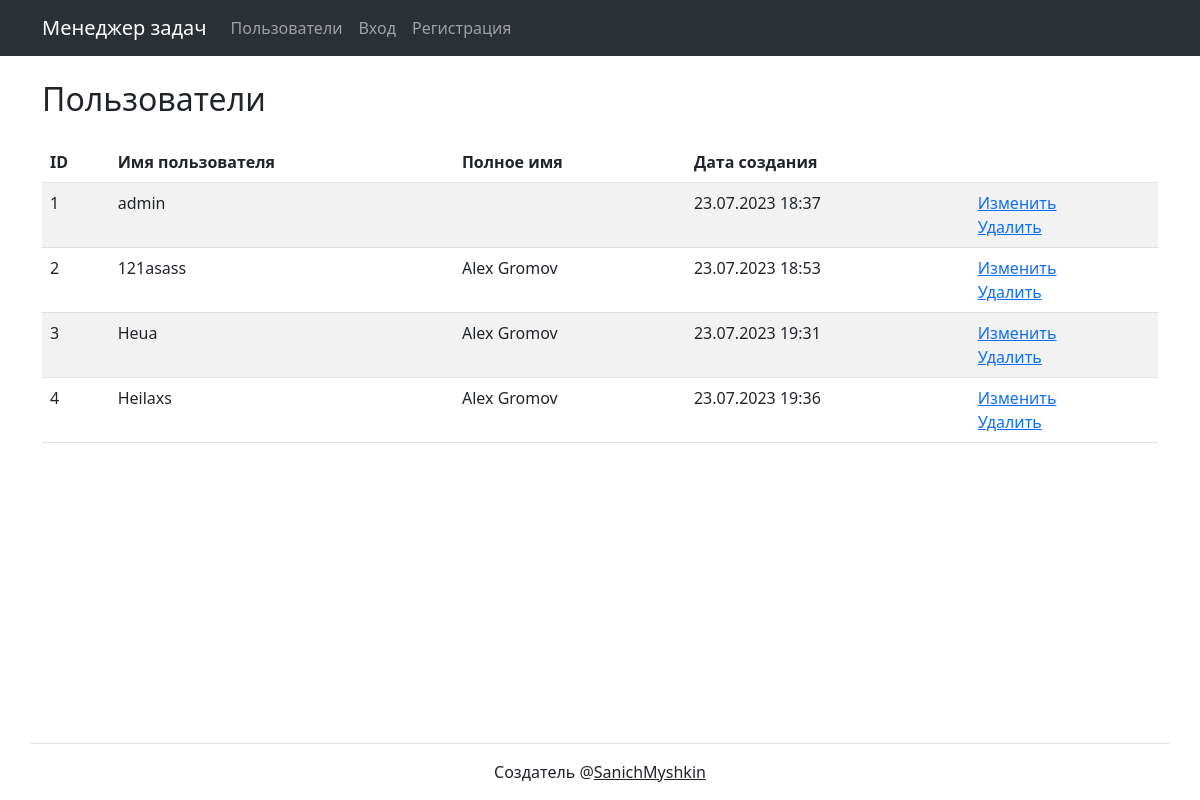
/users/, run on an earlier commit of the app's database.
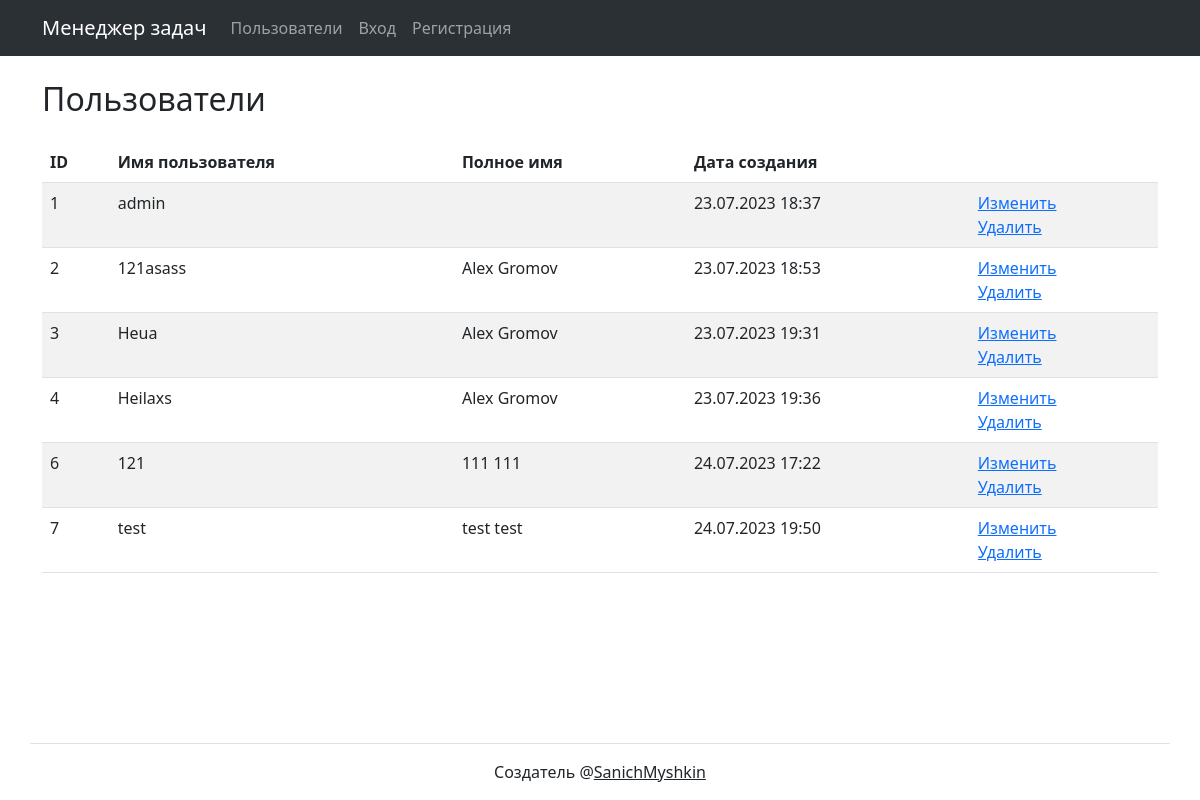
And on a later commit of the database.
### task_manager/users/models.py (models this page shows)
class User(AbstractUser):
    def __str__(self):
        return self.username

### task_manager/users/views.py (the view)
# urls.py: path('', UsersView.as_view(), name='users'),
class UsersView(ListView):
    model = User
    context_object_name = 'users'
    template_name = 'users/index.html'

### task_manager/templates/users/index.html (shortened to what this page needs)
{% extends "base.html"%}
{% load i18n %}
{% block content %}
<div class="container wrapper flex-grow-1">
    <h2 class="my-4 text-dark text-left mx-0">
        {% trans 'user list nav' %}
    </h2>
    <table class="table table-striped">
        <thead>
        <tr>
            <th>ID</th>
            <th>{% trans 'username'%}</th>
            <th>{% trans 'fullname'%}</th>
            <th>{% trans 'date of create'%}</th>
            <th></th>
        </tr>
        </thead>
        {% for user in object_list %}
        <tr>
            <td>{{user.id}}</td>
            <td>{{user.username}}</td>
            <td>{{user.first_name}} {{user.last_name}}</td>
            <td>{{user.date_joined|date:"d.m.Y H:i"}}</td>
            <td>
                <a href="{% url 'user_update' user.id %}">{% trans 'update button'%}</a>
                <br>
                <a href="{% url 'user_delete' user.id %}">{% trans 'delete button'%}</a>
            </td>
        </tr>
        {% endfor %}
    </table>
</div>
{% endblock %}

What changed in the data, as far as the page shows it:
added User: id "6", username "121", first_name "111", last_name "111", date_joined "24.07.2023 17:22"
added User: id "7", username "test", first_name "test", last_name "test", date_joined "24.07.2023 19:50"
